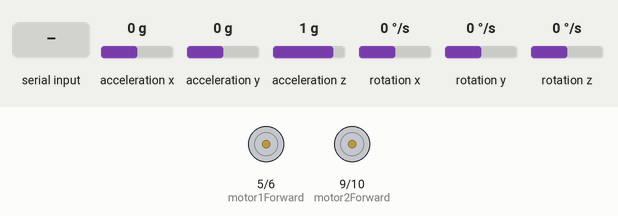
The sketch below on a simulated Arduino Uno, built with avr-gcc and run on an emulated ATmega328P. Parts: motor-driver pin pairs drawn as motors (green arrow = first pin HIGH = forward, orange = second pin HIGH = backward, longer = more drive). The inputs (shaded band) are chosen by the test bench; at power-on: acceleration x 0 g, acceleration y 0 g, acceleration z 1 g, rotation x 0 °/s, rotation y 0 °/s, rotation z 0 °/s. What the sketch prints to the serial monitor is not drawn.

Above: at 1.2 s.
1.3 s: "F" received over Serial
At 2.5 s:
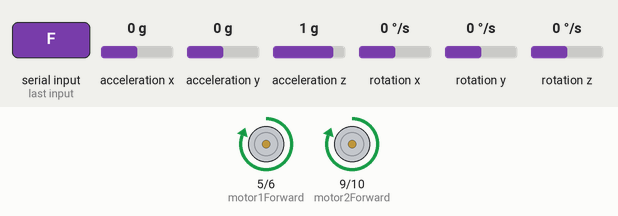
2.8 s: "B" received over Serial
At 3.1 s:
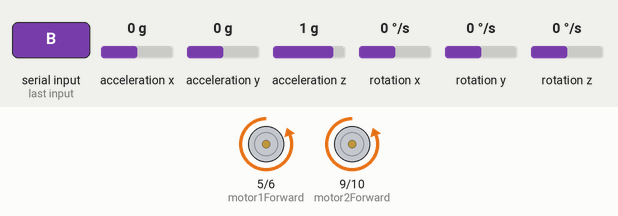
4.3 s: "L" received over Serial
At 5.1 s:
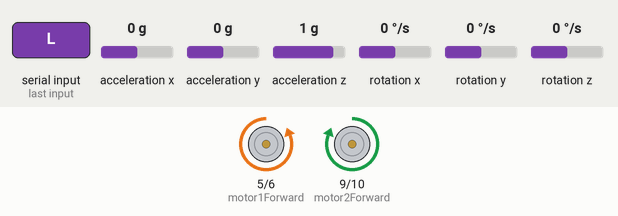
5.8 s: "R" received over Serial
At 7.1 s:
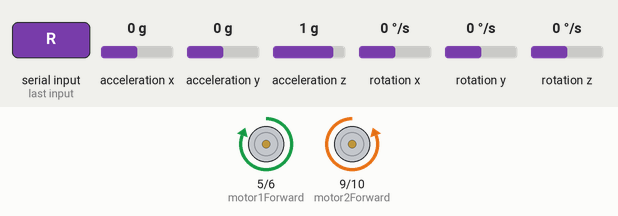
Timing chart, 0 to 8.3 s (numbered marks = the images above; inputs shaded):
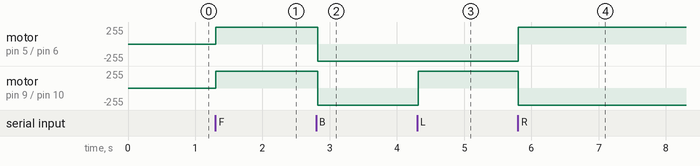

The sketch:

wheelchair.ino.ino
```cpp
#include <Wire.h>
#include <MPU6050.h>

MPU6050 mpu;
#define motor1Forward 5
#define motor1Backward 6
#define motor2Forward 9
#define motor2Backward 10

char command;

void setup() {
    Serial.begin(9600);
    pinMode(motor1Forward, OUTPUT);
    pinMode(motor1Backward, OUTPUT);
    pinMode(motor2Forward, OUTPUT);
    pinMode(motor2Backward, OUTPUT);

    Wire.begin();
    mpu.initialize();

    if (!mpu.testConnection()) {
        Serial.println("MPU6050 connection failed!");
    } else {
        Serial.println("MPU6050 connected!");
    }
}

void loop() {
    if (Serial.available()) {
        command = Serial.read();
        Serial.println(command);
        moveWheelchair(command);
    }

    detectFall(); // Check if patient has fallen
}

void moveWheelchair(char cmd) {
    switch (cmd) {
        case 'F':
            digitalWrite(motor1Forward, HIGH);
            digitalWrite(motor1Backward, LOW);
            digitalWrite(motor2Forward, HIGH);
            digitalWrite(motor2Backward, LOW);
            break;

        case 'B':
            digitalWrite(motor1Forward, LOW);
            digitalWrite(motor1Backward, HIGH);
            digitalWrite(motor2Forward, LOW);
            digitalWrite(motor2Backward, HIGH);
            break;

        case 'L':
            digitalWrite(motor1Forward, LOW);
            digitalWrite(motor1Backward, HIGH);
            digitalWrite(motor2Forward, HIGH);
            digitalWrite(motor2Backward, LOW);
            break;

        case 'R':
            digitalWrite(motor1Forward, HIGH);
            digitalWrite(motor1Backward, LOW);
            digitalWrite(motor2Forward, LOW);
            digitalWrite(motor2Backward, HIGH);
            break;

        case 'S':
            digitalWrite(motor1Forward, LOW);
            digitalWrite(motor1Backward, LOW);
            digitalWrite(motor2Forward, LOW);
            digitalWrite(motor2Backward, LOW);
            break;
    }
}

void detectFall() {
    int16_t ax, ay, az;
    mpu.getAcceleration(&ax, &ay, &az);

    float acceleration = sqrt(ax * ax + ay * ay + az * az);

    if (acceleration < 5000) {
        Serial.println("FALL DETECTED! Alerting!");
    }
}
```

Measured:
- after the input at 1.3 s, motor on pin 5 (motor1Forward) / pin 6 (motor1Backward), motor on pin 9 (motor2Forward) / pin 10 (motor2Backward): stopped → forward 255/255 at once
- after the input at 2.8 s, motor on pin 5 (motor1Forward) / pin 6 (motor1Backward), motor on pin 9 (motor2Forward) / pin 10 (motor2Backward): forward 255/255 → backward 255/255 at once
- after the input at 4.3 s, motor on pin 9 (motor2Forward) / pin 10 (motor2Backward): backward 255/255 → forward 255/255 at once
- after the input at 5.8 s, motor on pin 5 (motor1Forward) / pin 6 (motor1Backward): backward 255/255 → forward 255/255 at once; motor on pin 9 (motor2Forward) / pin 10 (motor2Backward): forward 255/255 → backward 255/255 at once
